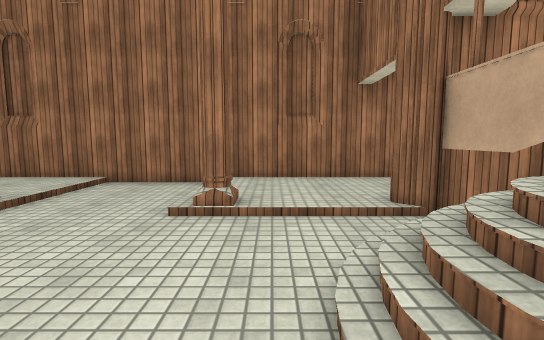
view 1 (above)

16 first-person views from a walk through a Unity game level. The camera is 1.3 m above the floor, tilts 6° down and sees 85° across. The floor is counted in squares, 1 m on a side. Each view is taken from the middle of a square. On the plan, view 1 faces up. The plan holds only what a view shows up to about 14 squares ahead; the rest is blank. The place goes on beyond the plan. Surface patterns are stand-ins for the level's own textures.

view 2
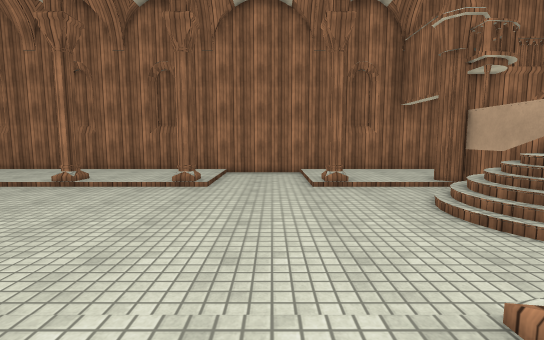

view 3
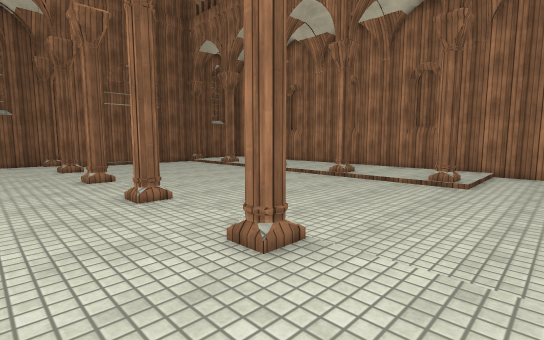

view 4
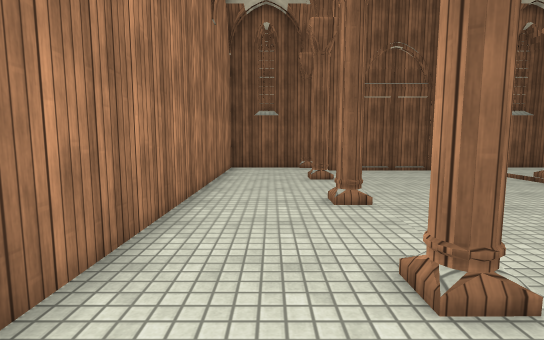

view 5
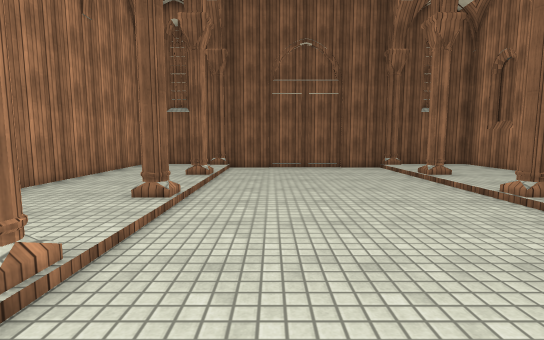

view 6
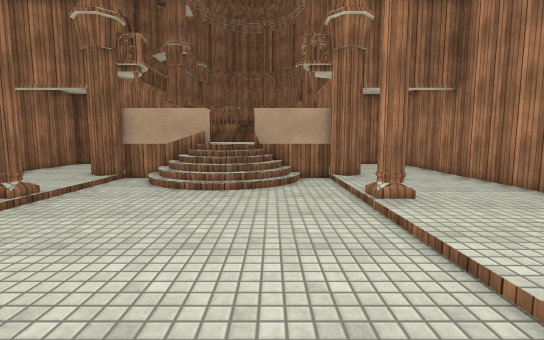

view 7
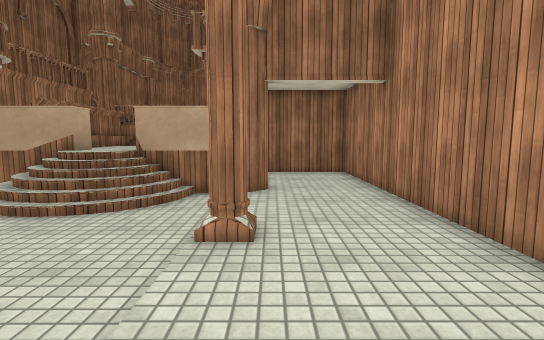

view 8
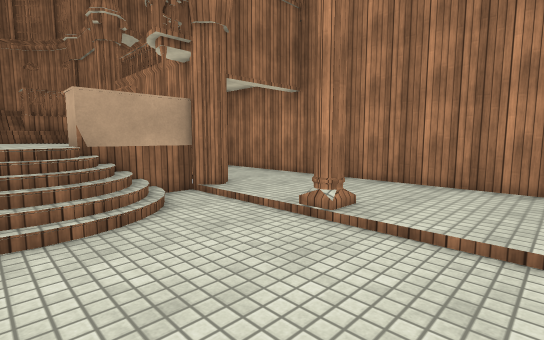

view 9
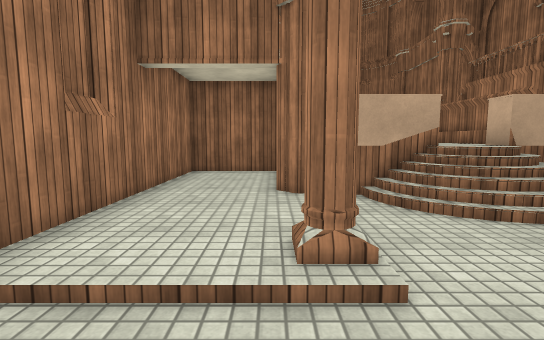

view 10
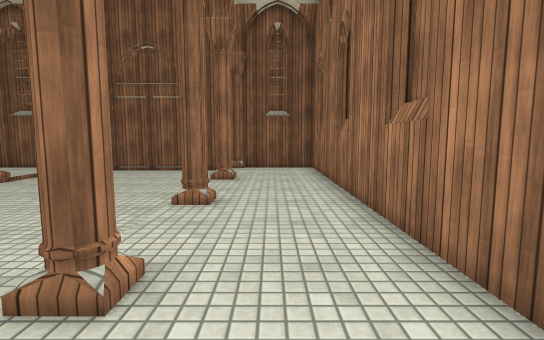

view 11
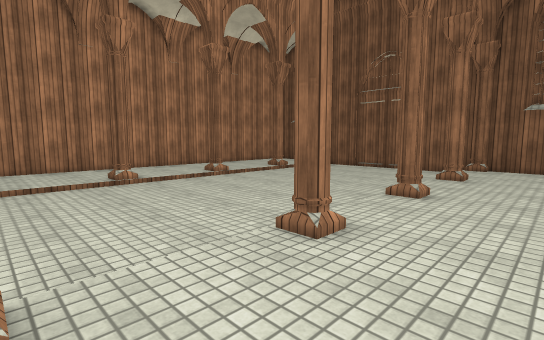

view 12
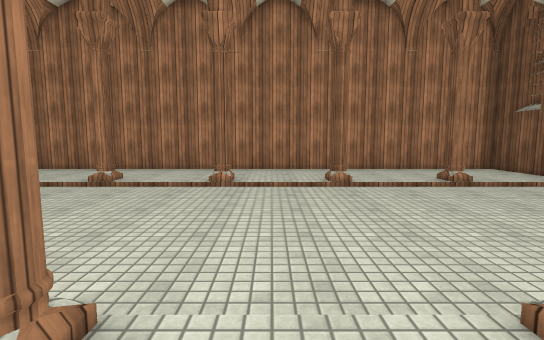

view 13
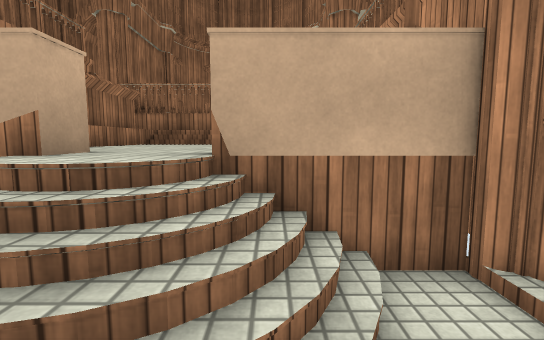

view 14
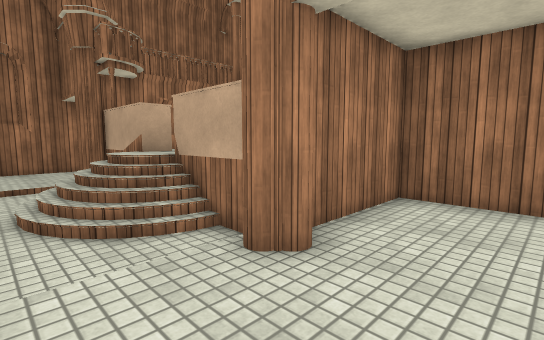

view 15
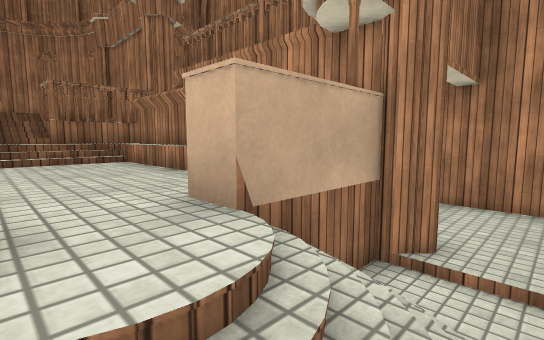

view 16
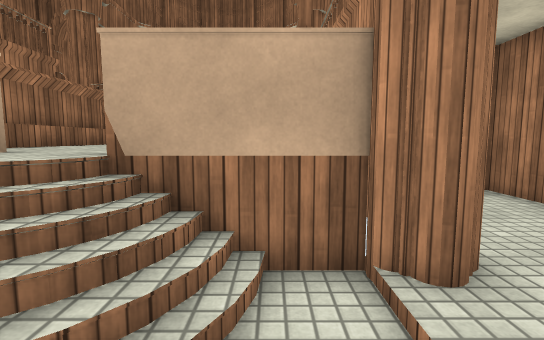

### Floor plan
Key: @ floor where view 1 was taken; # wall or solid block; . main floor; : floor 0.25 m higher than the main floor; + floor 1.25 m higher than the main floor; / step, stairs or slope.
Columns run from 21 left of view 1 to 10 right of it. Each row starts with its distance up from view 1.
  9 #############################
  8 #:::::::::::::::/../::::::::#
  7 #:::::::::::::::/../::::::::#
  6 #/::::::::://:://..//:::#####
  5 #///////////#////../////##
  4 #....................../########
  3  .....................//#+++++/#
  2 #.....................//#+++++/#
  1 #.....................//++++++/#
  0  ....................@//#+++++/#
 -1 #....................../########
 -2 #///////////#///////////######
 -3 #/::::::::://::::::::::/#:::#
 -4 #:::::::::::::::::::::::::::#
 -5 #:::::::::::::::::::::::::::#
 -6 #############################

Positions as (right, up) in squares from view 1, and headings:
1: (0, 0), facing up
2: (-3, -4), facing up
3: (-3, -5), facing up-left
4: (-7, -4), facing left
5: (-7, 0), facing left
6: (-7, 0), facing right
7: (-5, -3), facing right
8: (-4, 2), facing down-right
9: (-4, 6), facing right
10: (-7, 7), facing left
11: (-6, 8), facing down-left
12: (-11, 7), facing down
13: (0, 0), facing right
14: (0, -5), facing up-right
15: (1, 2), facing down-right
16: (0, -1), facing right
